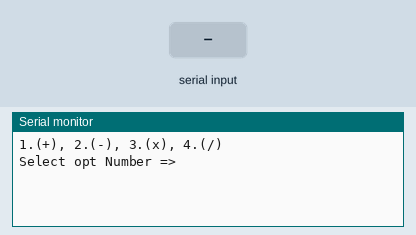
This sketch was run on a simulated Arduino Uno, built with avr-gcc and run on an emulated ATmega328P. Parts: the last lines printed to the serial monitor. Inputs (shaded band) come from the test bench.

Above: at 1.2 s.
1.3 s: "90,45,200\n" received over Serial
At 2.64 s:
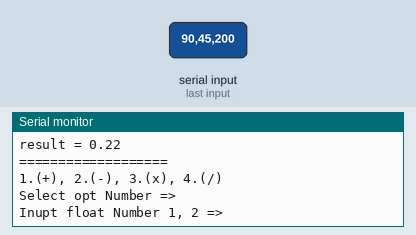
2.8 s: "30,150,10\n" received over Serial
At 5.6 s:
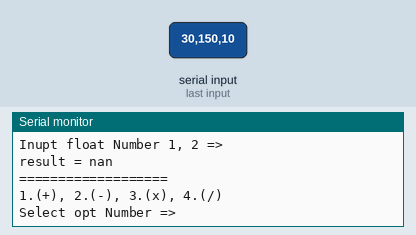
5.8 s: "90,45\n" received over Serial
At 6.2 s:
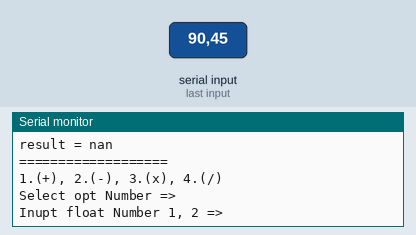

The sketch:

4-4.ino
```cpp
void setup() {
  // 시리얼 통신 속도 설정 : 속도 9600 bps, 8데이터 비트, 패리티 없음, 한 개의 스톱비트
 Serial.begin(9600) ;

}
void loop() {
      int opt;
      float  num1, num2,result ;
      Serial.println("1.(+), 2.(-), 3.(x), 4.(/)");
      Serial.println("Select opt Number =>");

     // PC에서 데이터가 전송되어 올때까지 기다린다.
      while(1) {
       if(Serial.available() > 0 ) break;
      }

      opt = Serial.parseInt();

      Serial.println("Inupt float Number 1, 2 =>");
      while(1) {
       if(Serial.available() > 0 ) break;
      }
      num1 = Serial.parseFloat();
      num2 = Serial.parseFloat();

     if(opt==1) result = num1 + num2 ;
     else if(opt==2) result = num1 - num2 ;
     else if(opt==3) result = num1 * num2 ;
     else  result = num1 /num2 ;

     Serial.print("result = ");
     Serial.println(result);

    Serial.println("===================");
  }
```

Measured:
- after the input at 1.3 s, the serial monitor: prints a new line at once (image 1)
- after the input at 2.8 s, the serial monitor: prints a new line at once (image 2)
